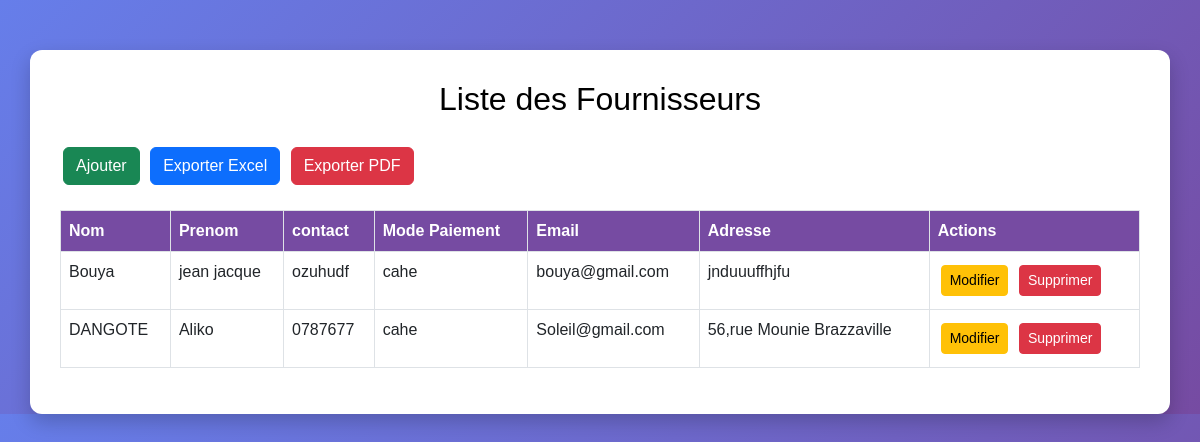
/gproduit/fournisseurs/, run on the app's committed database.
### gproduit/models.py (models this page shows, shortened)
class fournisseurs(models.Model):
    nom = models.CharField(max_length = 100)
    prenom = models.CharField(max_length = 100)
    contact = models.CharField(max_length=12)
    email = models.EmailField()
    Adresse = models.CharField(max_length = 50)
    mode_payement = models.CharField( max_length = 18, choices = choix)

### gproduit/views.py (the view)
# urls.py: path('fournisseurs/', fourniss, name="fournisseurs"),
def fourniss(request):
    cl = fournisseurs.objects.all()
    return render(request, 'fournisseurs_p.html', {'fournisseurs':cl})

### gproduit/templates/fournisseurs_p.html (shortened to what this page needs)
<!DOCTYPE html>
<html lang="fr">
<head>
    <link rel="stylesheet" href="https://cdn.jsdelivr.net/npm/bootstrap@5.3.0/dist/css/bootstrap.min.css">
</head>
<body>
<div class="container">
    <h2 class="text-center mb-4">Liste des Fournisseurs</h2>
    <div class="top-bar">
        <div>
            <a href='#' class='btn btn-success'>Ajouter</a>
            <a href='#' class='btn btn-primary'>Exporter Excel</a>
            <a href='#' class='btn btn-danger'>Exporter PDF</a>
        </div>
    </div>
    <table class="table table-bordered table-hover">
        <thead>
            <tr>
                <th>Nom</th>
                <th>Prenom</th>
                <th>contact</th>
                <th>Mode Paiement</th>
                <th>Email</th>
                <th>Adresse</th>
                <th>Actions</th>
            </tr>
        </thead>
        <tbody>
           {% for f in fournisseurs %}
            <tr>
                <td> {{f.nom}} </td>
                <td>{{f.prenom}}</td>
                <td>{{f.contact}}</td>
                <td>{{f.mode_payement}}</td>
                <td>{{f.email}}</td>
                <td>{{f.Adresse}}</td>
                <td>
                    <a href="{% url 'produitfournisseur' fournisseur_id=f.pk %}" class="btn btn-sm btn-warning">Modifier</a>
                    <a href="#" class="btn btn-sm btn-danger">Supprimer</a>
                </td>
            </tr>
           {% endfor %}
        </tbody>
    </table>
</div>
</body>
</html>

### gproduit/templates/fournisseurs_p.html (style rules this page uses)
body { background: linear-gradient(135deg, #667eea 0%, #764ba2 100%); font-family: Arial, sans-serif; color: white; }
.container { background-color: white; margin-top: 50px; padding: 30px; border-radius: 12px; box-shadow: 0 8px 20px rgba(0, 0, 0, 0.2); color: black; }
.table th { background-color: #764ba2; color: white; }
.btn { margin: 5px 3px; }
.top-bar { display: flex; justify-content: space-between; flex-wrap: wrap; margin-bottom: 20px; }

### data on the page
fournisseurs: nom "Bouya", prenom "jean jacque", contact "ozuhudf", mode_payement "cahe", email "bouya@gmail.com", Adresse "jnduuuffhjfu"
fournisseurs: nom "DANGOTE", prenom "Aliko", contact "0787677", mode_payement "cahe", email "Soleil@gmail.com", Adresse "56,rue Mounie Brazzaville"
